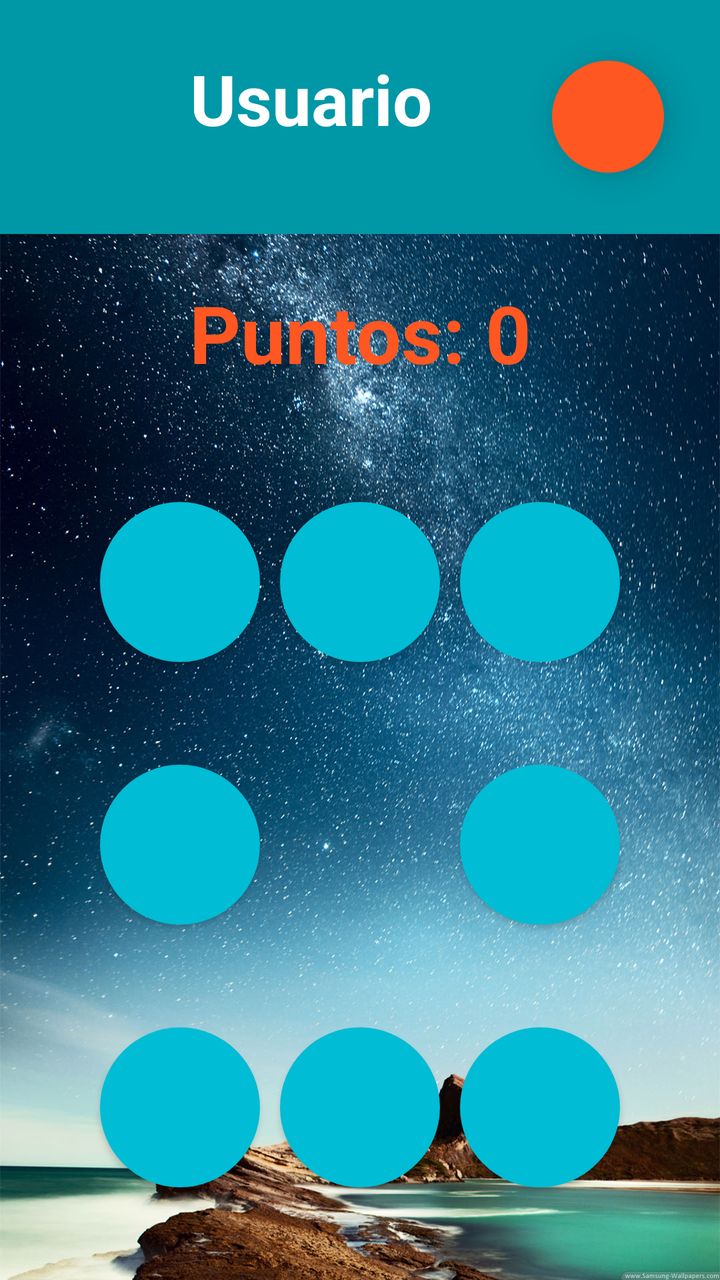
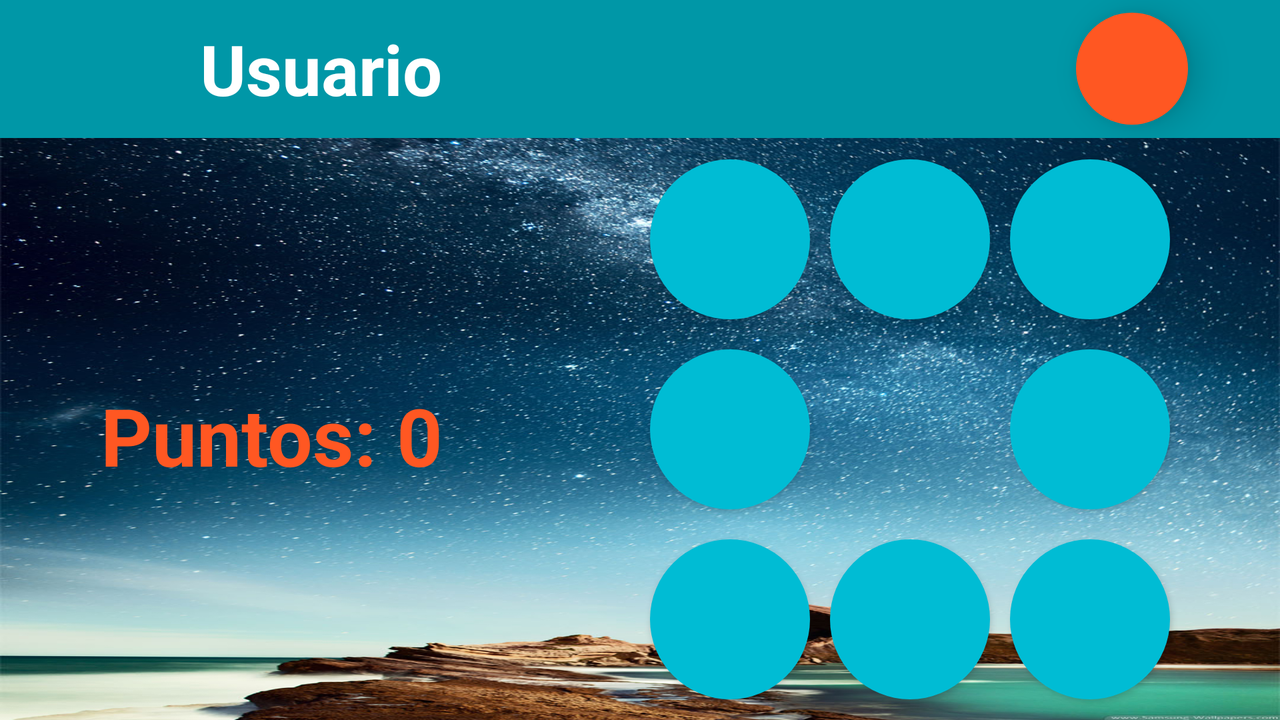

Two renders of one Android screen. The first uses the default layout on a phone; the second uses the alternative layout the repository ships for a different screen configuration, on a matching device. The two XML files are below.
<!-- AndroidManifest.xml: application theme AppTheme -->
<!-- res/layout/activity_principiante.xml -->
<LinearLayout xmlns:android="http://schemas.android.com/apk/res/android"
    xmlns:tools="http://schemas.android.com/tools"
    xmlns:app="http://schemas.android.com/apk/res-auto"
    android:layout_height="match_parent"
    android:layout_width="match_parent"
    tools:context="com.puche.juegomaterial.Principiante"
    android:orientation="vertical"
    android:background="@drawable/fondo3"
    android:id="@+id/view">

    <RelativeLayout
        android:layout_width="match_parent"
        android:layout_height="117dp"
        android:background="@color/primaryDark"
        >

        <TextView
            android:id="@+id/texto"
            android:layout_width="wrap_content"
            android:layout_height="wrap_content"
            android:text="@string/Usuario"
            android:textSize="35dp"
            android:textStyle="bold"
            android:layout_marginLeft="15dp"
            android:textAppearance="?android:attr/textAppearanceLarge"
            android:layout_alignParentTop="true"
            android:layout_toRightOf="@+id/imageButton"
            android:layout_toEndOf="@+id/imageButton"
            android:layout_marginTop="26dp" />

        <ImageButton
            android:layout_width="50dp"
            android:layout_height="50dp"
            android:id="@+id/imageButton"
            android:background="@drawable/user_icon2"
            android:layout_marginLeft="30dp"
            android:layout_alignBottom="@+id/texto"
            android:layout_alignParentLeft="true"
            android:layout_alignParentStart="true"
            android:layout_marginStart="30dp" />

        <android.support.design.widget.FloatingActionButton
            android:id="@+id/fab"
            android:layout_width="wrap_content"
            android:layout_height="wrap_content"
            android:layout_gravity="end|bottom"
            app:borderWidth="0dp"
            app:elevation="10dp"
            android:background="@drawable/ic_apps"
            android:layout_centerVertical="true"
            android:layout_alignParentRight="true"
            android:layout_alignParentEnd="true"
            android:layout_marginRight="28dp"
            android:layout_marginEnd="28dp" />

    </RelativeLayout>

    <LinearLayout
        android:orientation="vertical"
        android:layout_width="0dp"
        android:layout_height="0dp"
        android:id="@+id/historial">

    </LinearLayout>
    <RelativeLayout
        android:layout_width="match_parent"
        android:layout_height="0dp"
        android:layout_weight="0.8">

        <TextView
            android:layout_width="wrap_content"
            android:layout_height="wrap_content"
            android:gravity="center_horizontal"
            android:textSize="40dp"
            android:textStyle="bold"
            android:textColor="@color/accent"
            android:text="Puntos: 0"
            android:id="@+id/puntos"
            android:layout_centerVertical="true"
            android:layout_centerHorizontal="true" />

    </RelativeLayout>
    <LinearLayout
        android:layout_width="wrap_content"
        android:layout_height="wrap_content"
        android:layout_weight="1"
        android:id="@+id/botones"
        android:orientation="vertical"
        android:layout_marginTop="30dp"
        android:layout_gravity="center">
        <LinearLayout
            android:layout_width="wrap_content"
            android:layout_height="0dp"
            android:orientation="horizontal"
            android:layout_weight="1"
            android:id="@+id/lwidth">

            <Button
                android:layout_width="80dp"
                android:layout_height="80dp"
                android:layout_weight="0"
                android:text=""
                android:elevation="10dp"
                android:textColor="@color/accent"
                android:textSize="50dp"
                android:textStyle="bold"
                android:id="@+id/b12"
                android:onClick="verificar"
                android:background="@drawable/btn_circle"
                android:layout_margin="5dp"/>

            <Button
                android:layout_width="80dp"
                android:layout_height="80dp"
                android:layout_weight="0"
                android:text=""
                android:textColor="@color/accent"
                android:textSize="50dp"
                android:textStyle="bold"
                android:id="@+id/b13"
                android:onClick="verificar"
                android:background="@drawable/btn_circle"
                android:layout_margin="5dp"/>
            <Button
                android:layout_width="80dp"
                android:layout_height="80dp"
                android:layout_weight="0"
                android:text=""
                android:textColor="@color/accent"
                android:textSize="50dp"
                android:textStyle="bold"
                android:id="@+id/b14"
                android:onClick="verificar"
                android:background="@drawable/btn_circle"
                android:layout_margin="5dp"/>
        </LinearLayout>

        <LinearLayout
            android:layout_width="match_parent"
            android:layout_height="0dp"
            android:orientation="horizontal"
            android:layout_weight="1">

            <Button
                android:layout_width="80dp"
                android:layout_height="80dp"
                android:layout_weight="0"
                android:text=""
                android:textColor="@color/accent"
                android:textSize="50dp"
                android:textStyle="bold"
                android:id="@+id/b22"
                android:onClick="verificar"
                android:background="@drawable/btn_circle"
                android:layout_margin="5dp"/>
            <Button
                android:layout_width="80dp"
                android:layout_height="80dp"
                android:layout_weight="0"
                android:text=""
                android:textColor="@color/accent"
                android:textSize="50dp"
                android:textStyle="bold"
                android:id="@+id/b23"
                android:onClick="verificar"
                android:background="@drawable/btn_circle"
                android:layout_margin="5dp"
                android:visibility="invisible"/>
            <Button
                android:layout_width="80dp"
                android:layout_height="80dp"
                android:layout_weight="0"
                android:text=""
                android:textColor="@color/accent"
                android:textSize="50dp"
                android:textStyle="bold"
                android:id="@+id/b24"
                android:onClick="verificar"
                android:background="@drawable/btn_circle"
                android:layout_margin="5dp"/>
        </LinearLayout>

        <LinearLayout
            android:layout_width="match_parent"
            android:layout_height="0dp"
            android:orientation="horizontal"
            android:layout_weight="1">

            <Button
                android:layout_width="80dp"
                android:layout_height="80dp"
                android:layout_weight="0"
                android:text=""
                android:textColor="@color/accent"
                android:textSize="50dp"
                android:textStyle="bold"
                android:id="@+id/b32"
                android:onClick="verificar"
                android:background="@drawable/btn_circle"
                android:layout_margin="5dp"/>
            <Button
                android:layout_width="80dp"
                android:layout_height="80dp"
                android:layout_weight="0"
                android:text=""
                android:textColor="@color/accent"
                android:textSize="50dp"
                android:textStyle="bold"
                android:id="@+id/b33"
                android:onClick="verificar"
                android:background="@drawable/btn_circle"
                android:layout_margin="5dp"/>
            <Button
                android:layout_width="80dp"
                android:layout_height="80dp"
                android:layout_weight="0"
                android:text=""
                android:textColor="@color/accent"
                android:textSize="50dp"
                android:textStyle="bold"
                android:id="@+id/b34"
                android:onClick="verificar"
                android:background="@drawable/btn_circle"
                android:layout_margin="5dp"/>
        </LinearLayout>




    </LinearLayout>


</LinearLayout>
<!-- resources referenced by this layout -->
<resources>
  <!-- from res/values-v21/ -->
  <color name="accent">#FF5722</color>
  <!-- from res/values-v21/ -->
  <color name="primaryDark">#0097A7</color>
  <!-- drawable btn_circle (drawable) -->
  <?xml version="1.0" encoding="utf-8"?>
  <selector xmlns:android="http://schemas.android.com/apk/res/android">
      <item android:state_activated="true" android:drawable="@drawable/btn_circle_press"/>
      <item android:state_empty="true" android:drawable="@drawable/btn_circle_hide"/>
      <item android:drawable="@drawable/btn_circle_default"
          />
  
  </selector>
  <!-- drawable fondo3: jpg bitmap (drawable, 428645 bytes) -->
  <!-- drawable ic_apps: png bitmap (drawable, 413 bytes) -->
  <string name="Usuario">Usuario</string>
  <!-- from res/values-v21/ -->
  <style name="AppTheme" parent="Theme.AppCompat.NoActionBar">
  
          <item name="colorPrimary">@color/primary</item>
          <item name="colorPrimaryDark">@color/primaryDark</item>
          <item name="colorAccent">@color/accent</item>
          <item name="windowActionBar">false</item>
          <item name="windowNoTitle">true</item>
      </style>
  <!-- drawable btn_circle_press (drawable) -->
  <?xml version="1.0" encoding="utf-8"?>
  <shape xmlns:android="http://schemas.android.com/apk/res/android"
  
      android:shape="oval">
      <solid android:color="#ff747e" />
      <size android:height="700dp" android:width="700dp" />
  
  
  </shape>
  <!-- drawable btn_circle_hide (drawable) -->
  <?xml version="1.0" encoding="utf-8"?>
  <shape xmlns:android="http://schemas.android.com/apk/res/android"
  
      android:shape="oval">
      <solid android:color="#000303" />
      <size android:height="700dp" android:width="700dp" />
  
  
  </shape>
  <!-- drawable btn_circle_default (drawable) -->
  <?xml version="1.0" encoding="utf-8"?>
  <shape xmlns:android="http://schemas.android.com/apk/res/android"
  
  android:shape="oval">
  <solid android:color="@color/primary" />
      <size android:height="200dp" android:width="200dp" />
  
  
  </shape>
  <!-- from res/values-v21/ -->
  <color name="primary">#00BCD4</color>
</resources>
<!-- res/layout-land/activity_principiante.xml (the repository's variant of the layout above) -->
<!-- drawn on the phone turned sideways -->
<LinearLayout xmlns:android="http://schemas.android.com/apk/res/android"
    xmlns:tools="http://schemas.android.com/tools"
    xmlns:app="http://schemas.android.com/apk/res-auto"
    android:layout_height="match_parent"
    android:layout_width="match_parent"
    tools:context="com.puche.juegomaterial.Principiante"
    android:orientation="vertical"
    android:background="@drawable/fondo3"
    android:id="@+id/view">

    <RelativeLayout
        android:layout_width="match_parent"
        android:layout_height="69dp"
        android:background="@color/primaryDark"
        >

        <TextView
            android:id="@+id/texto"
            android:layout_width="wrap_content"
            android:layout_height="wrap_content"
            android:text="@string/Usuario"
            android:textSize="35dp"
            android:textStyle="bold"
            android:layout_marginLeft="20dp"
            android:textAppearance="?android:attr/textAppearanceLarge"
            android:layout_centerVertical="true"
            android:layout_toRightOf="@+id/imageButton"
            android:layout_toEndOf="@+id/imageButton"
            android:layout_marginStart="20dp" />

        <ImageButton
            android:layout_width="50dp"
            android:layout_height="50dp"
            android:id="@+id/imageButton"
            android:background="@drawable/user_icon2"
            android:layout_marginLeft="30dp"
            android:layout_alignBottom="@+id/texto"
            android:layout_alignParentLeft="true"
            android:layout_alignParentStart="true"
            android:layout_marginStart="30dp" />

        <android.support.design.widget.FloatingActionButton
            android:id="@+id/fab"
            android:layout_width="wrap_content"
            android:layout_height="wrap_content"
            android:layout_gravity="end|bottom"
            app:borderWidth="0dp"
            app:elevation="10dp"
            android:background="@drawable/ic_apps"
            android:layout_centerVertical="true"
            android:layout_alignParentRight="true"
            android:layout_alignParentEnd="true"
            android:layout_marginRight="46dp"
            android:layout_marginEnd="46dp" />
    </RelativeLayout>

    <LinearLayout
        android:orientation="vertical"
        android:layout_width="0dp"
        android:layout_height="0dp"
        android:id="@+id/historial">

    </LinearLayout>
    <RelativeLayout
        android:layout_width="match_parent"
        android:layout_height="0dp"
        android:layout_weight="0.8">

    </RelativeLayout>

    <TextView
        android:layout_width="wrap_content"
        android:layout_height="wrap_content"
        android:gravity="center_horizontal"
        android:textSize="40dp"
        android:textStyle="bold"
        android:textColor="@color/accent"
        android:text="Puntos: 0"
        android:id="@+id/puntos"
        android:layout_centerHorizontal="true"
        android:layout_marginTop="110dp"

        android:layout_marginLeft="50dp" />

    <LinearLayout
        android:layout_width="wrap_content"
        android:layout_height="wrap_content"
        android:layout_weight="1"
        android:id="@+id/botones"

        android:orientation="vertical"
        android:layout_marginTop="-170dp"
        android:layout_marginRight="50dp"
        android:layout_gravity="center|right"
        android:gravity="left|center_horizontal">
        <LinearLayout
            android:layout_width="wrap_content"
            android:layout_height="0dp"
            android:orientation="horizontal"
            android:layout_weight="1"
            android:id="@+id/lwidth"
            android:layout_gravity="center_horizontal">

            <Button
                android:layout_width="80dp"
                android:layout_height="80dp"
                android:layout_weight="0"
                android:text=""
                android:elevation="10dp"
                android:textColor="@color/accent"
                android:textSize="50dp"
                android:textStyle="bold"
                android:id="@+id/b12"
                android:onClick="verificar"
                android:background="@drawable/btn_circle"
                android:layout_margin="5dp"/>

            <Button
                android:layout_width="80dp"
                android:layout_height="80dp"
                android:layout_weight="0"
                android:text=""
                android:textColor="@color/accent"
                android:textSize="50dp"
                android:textStyle="bold"
                android:id="@+id/b13"
                android:onClick="verificar"
                android:background="@drawable/btn_circle"
                android:layout_margin="5dp"/>
            <Button
                android:layout_width="80dp"
                android:layout_height="80dp"
                android:layout_weight="0"
                android:text=""
                android:textColor="@color/accent"
                android:textSize="50dp"
                android:textStyle="bold"
                android:id="@+id/b14"
                android:onClick="verificar"
                android:background="@drawable/btn_circle"
                android:layout_margin="5dp"/>
        </LinearLayout>

        <LinearLayout
            android:layout_width="match_parent"
            android:layout_height="0dp"
            android:orientation="horizontal"
            android:layout_weight="1">

            <Button
                android:layout_width="80dp"
                android:layout_height="80dp"
                android:layout_weight="0"
                android:text=""
                android:textColor="@color/accent"
                android:textSize="50dp"
                android:textStyle="bold"
                android:id="@+id/b22"
                android:onClick="verificar"
                android:background="@drawable/btn_circle"
                android:layout_margin="5dp"/>
            <Button
                android:layout_width="80dp"
                android:layout_height="80dp"
                android:layout_weight="0"
                android:text=""
                android:textColor="@color/accent"
                android:textSize="50dp"
                android:textStyle="bold"
                android:id="@+id/b23"
                android:onClick="verificar"
                android:background="@drawable/btn_circle"
                android:layout_margin="5dp"
                android:visibility="invisible"/>
            <Button
                android:layout_width="80dp"
                android:layout_height="80dp"
                android:layout_weight="0"
                android:text=""
                android:textColor="@color/accent"
                android:textSize="50dp"
                android:textStyle="bold"
                android:id="@+id/b24"
                android:onClick="verificar"
                android:background="@drawable/btn_circle"
                android:layout_margin="5dp"/>
        </LinearLayout>

        <LinearLayout
            android:layout_width="match_parent"
            android:layout_height="0dp"
            android:orientation="horizontal"
            android:layout_weight="1">

            <Button
                android:layout_width="80dp"
                android:layout_height="80dp"
                android:layout_weight="0"
                android:text=""
                android:textColor="@color/accent"
                android:textSize="50dp"
                android:textStyle="bold"
                android:id="@+id/b32"
                android:onClick="verificar"
                android:background="@drawable/btn_circle"
                android:layout_margin="5dp"/>
            <Button
                android:layout_width="80dp"
                android:layout_height="80dp"
                android:layout_weight="0"
                android:text=""
                android:textColor="@color/accent"
                android:textSize="50dp"
                android:textStyle="bold"
                android:id="@+id/b33"
                android:onClick="verificar"
                android:background="@drawable/btn_circle"
                android:layout_margin="5dp"/>
            <Button
                android:layout_width="80dp"
                android:layout_height="80dp"
                android:layout_weight="0"
                android:text=""
                android:textColor="@color/accent"
                android:textSize="50dp"
                android:textStyle="bold"
                android:id="@+id/b34"
                android:onClick="verificar"
                android:background="@drawable/btn_circle"
                android:layout_margin="5dp"/>
        </LinearLayout>




    </LinearLayout>


</LinearLayout>
